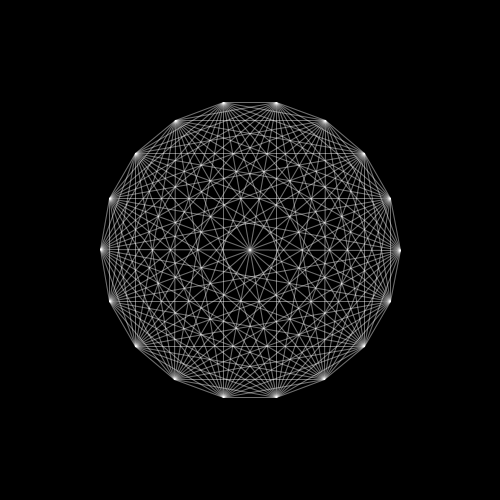
Frame 1 (no input)
Frame 2 (the mouse pressed at the canvas centre, redrawn once): identical to frame 1, image omitted

The Processing sketch that drew this single still picture (run headless with seeded random() and noise(); the mouse was pressed at the canvas centre and the sketch redrawn once):

// Processing sketch: processing_27952
// ── processing_27952.pde

int numPoints = 18;

PVector[] points = new PVector[numPoints];

float radius = 150;

void setup()
{
    size( 500, 500 );
    
    float angle = TWO_PI / numPoints;
    
    for (int i = 0; i < numPoints; i++) {
        float x = cos( angle * i ) * radius;
        float y = sin( angle * i ) * radius;
        points[i] = new PVector( x, y );
    }
    
    noLoop();
    
}

void draw()
{
    smooth();
    background(0);
    fill(0);
    stroke(255, 64);
    
    translate( width/2, height/2);
    
    for (int i = 0; i < numPoints; i++) {
        for (int j = 0; j < numPoints; j++) {
            if ( j != i ) {
                line( points[i].x, points[i].y, points[j].x, points[j].y );        
            }
        }
    }    
}
                                
